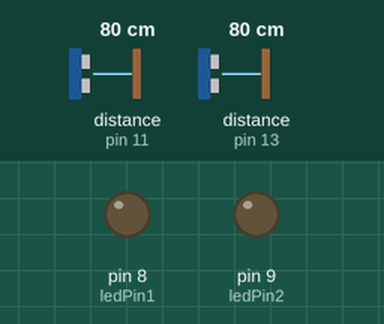
Recording of a sketch running on a simulated Arduino Uno, built with avr-gcc and run on an emulated ATmega328P. On the bench: output pins drawn as LEDs (lit = HIGH). Wiring (inferred from the names in the program): 2 × ultrasonic range finder: trigger pin 10, echo pin 11 / trigger pin 12, echo pin 13. The test bench sets the inputs (shaded band); at power-on: distance to the obstacle (sensors on pin 11, pin 13) 80 cm. The echo pulse lasts 58.3 µs per cm; pins used as bus, display or sensor lines are not drawn; what the sketch prints to the serial monitor is not drawn.

Above: at 1.2 s.
1.3 s: distance to the obstacle (sensor on pin 11) set to 17 cm
2.8 s: distance to the obstacle (sensor on pin 11) set to 13 cm
At 4.0 s:
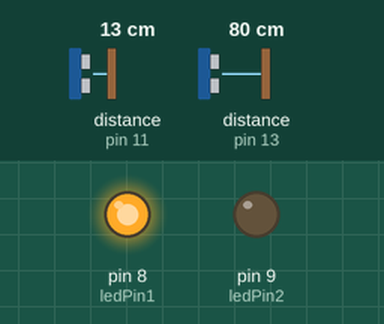
4.3 s: distance to the obstacle (sensor on pin 13) set to 17 cm
5.8 s: distance to the obstacle (sensor on pin 13) set to 13 cm
At 6.3 s:
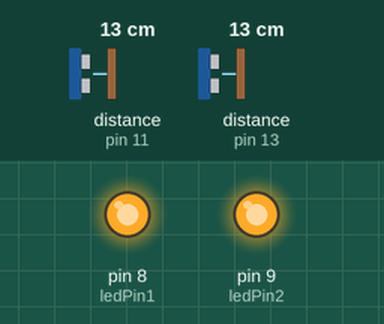
7.3 s: distance to the obstacle (sensor on pin 11) set to 18 cm
At 8.5 s:
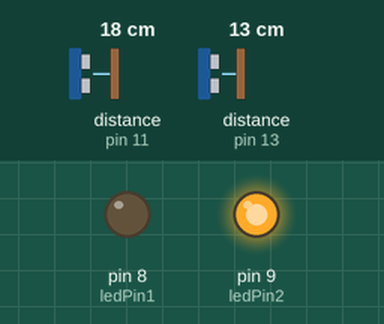
8.8 s: distance to the obstacle (sensor on pin 11) set to 14 cm
At 10.1 s:
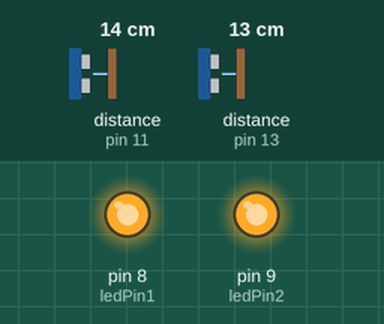
Timing chart, 0 to 11.3 s (numbered marks = the images above; inputs shaded):
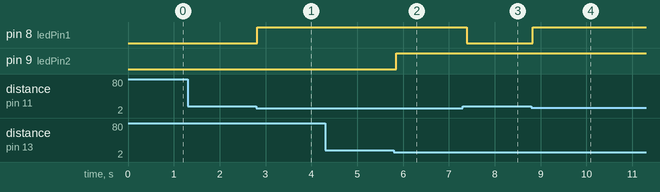

Measured:
- the behaviour switches between 15 and 14 cm on distance to the obstacle (sensor on pin 11) (found by bisection; images 0 and 1)
- the behaviour switches between 16 and 15 cm on distance to the obstacle (sensor on pin 13) (found by bisection; images 1 and 2)
- the behaviour switches between 16 and 15 cm on distance to the obstacle (sensor on pin 11) (found by bisection; images 3 and 4)
- after the input at 1.3 s, every drawn part: stays the same
- after the input at 2.8 s, pin 8 (ledPin1): LOW → HIGH at once
- after the input at 5.8 s, pin 9 (ledPin2): LOW → HIGH after 0.05 s
- after the input at 7.3 s, pin 8 (ledPin1): HIGH → LOW after 0.09 s
- after the input at 8.8 s, pin 8 (ledPin1): LOW → HIGH at once

The sketch:

code.ino
```cpp
#define ledPin1 8
#define ledPin2 9
#define echoPin0 11
#define trigPin0 10
#define echoPin1 13 //Pino 13 recebe o pulso do echo
#define trigPin1 12 //Pino 12 envia o pulso para gerar o echo


void setup()
{
   Serial.begin(9600); //inicia a porta serial
   pinMode(echoPin0, INPUT); // define o pino 13 como entrada (recebe)
   pinMode(trigPin0, OUTPUT); // define o pino 12 como saida (envia)
   pinMode(echoPin1, INPUT); // define o pino 13 como entrada (recebe)
   pinMode(trigPin1, OUTPUT); // define o pino 12 como saida (envia)
   pinMode(ledPin1, OUTPUT);
   pinMode(ledPin2, OUTPUT);

}

void loop()
{
    digitalWrite(trigPin0, LOW);
    delayMicroseconds(2);
    digitalWrite(trigPin0, HIGH);
    delayMicroseconds(10);
    digitalWrite(trigPin0, LOW);
    long duration0 = pulseIn(echoPin0,HIGH);
    long distancia0 = duration0 /29 / 2 ;

    digitalWrite(trigPin1, LOW);
    delayMicroseconds(2);
    digitalWrite(trigPin1, HIGH);
    delayMicroseconds(10);
    digitalWrite(trigPin1, LOW);
    long duration1 = pulseIn(echoPin1,HIGH);
    long distancia1 = duration1 /29 / 2 ;

      digitalWrite(ledPin1, LOW);
      digitalWrite(ledPin2, LOW);

//Serial.print("Distancia de 0: ");
//Serial.println(distancia0);
//Serial.print("Distancia de 1: ");
//Serial.println(distancia1);
   if (distancia0<15){
      digitalWrite(ledPin1, HIGH);
      Serial.print('0');
   }
   if (distancia1<15){
      digitalWrite(ledPin2, HIGH);
      Serial.print('1');
   }
delay(100); //espera 1 segundo para fazer a leitura novamente
}
```
